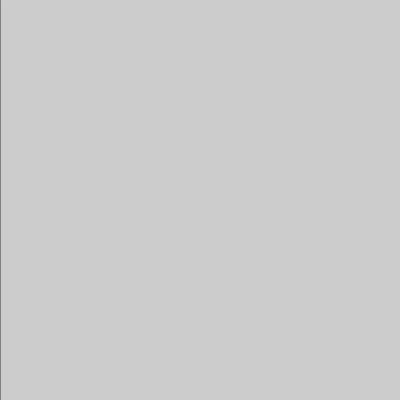
Frame 1 (no input)
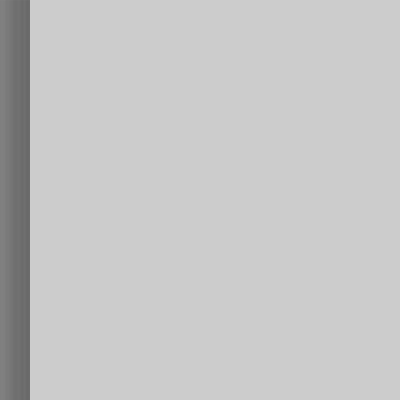
Frame 60 (the mouse pressed at the canvas centre just before this capture)
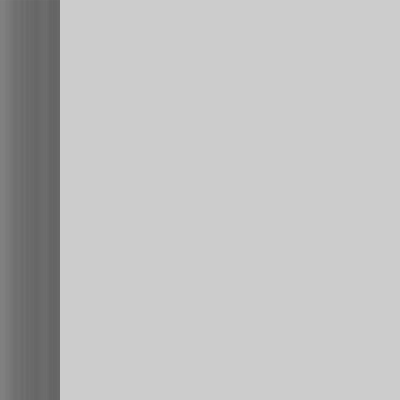
Frame 120 (the mouse held since frame 60 and released just before this capture)

The Processing sketch that drew these frames (run headless with seeded random() and noise(); from frame 60 on, the mouse is pressed at the canvas centre):

// Processing sketch: variables02
// ── variables02.pde
//define and assign two integer variables
float x = 0;
float grayScaleVal = 127;

void setup(){
 size(400,400); 
}

void draw(){
 stroke(grayScaleVal);
 line(x,0,x,height);
 
 x += 0.5; 
 grayScaleVal += random(-2,2);
 grayScaleVal = constrain(grayScaleVal,0,255);
}

/*
EXERCISE: 
1. can you merge together two lines of this program and get the same result ?
2. extend the program so that is uses RGB color.
*/
